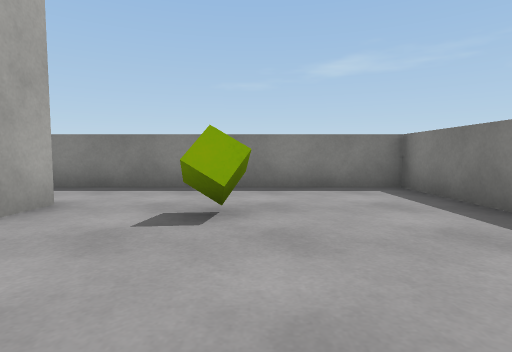
view 1 (above)

16 first-person views from a walk through a Unity game level. The camera is 0.62 m above the floor, tilts 4° down and sees 80° across. The floor is counted in squares, 1 m on a side. Each view is taken from the middle of a square. On the plan, view 1 faces up. The plan holds only what a view shows up to about 9 squares ahead; the rest is blank. The player character is not drawn. Surface patterns are stand-ins for the level's own textures.

view 2
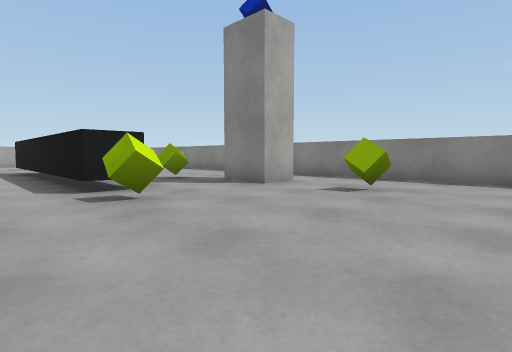

view 3
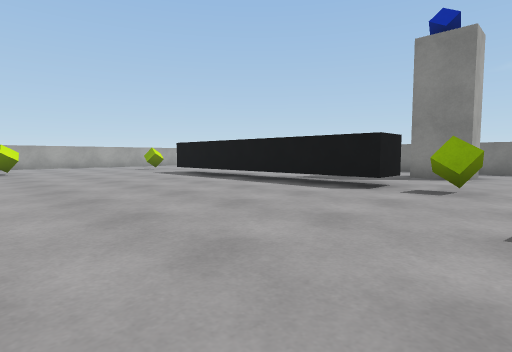

view 4
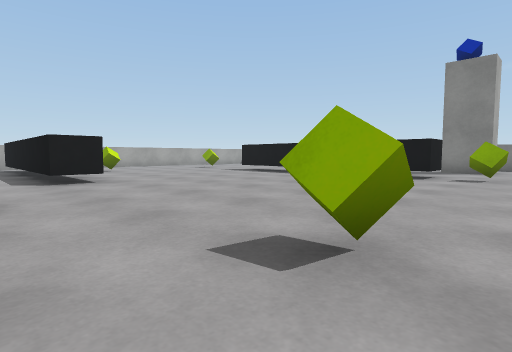

view 5
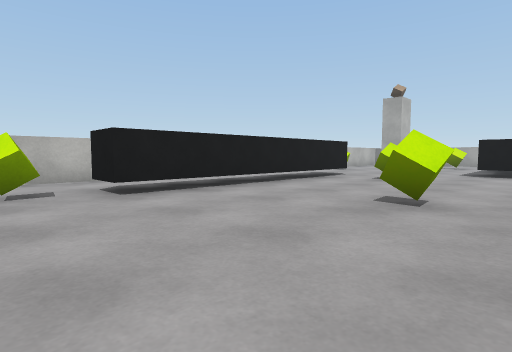

view 6
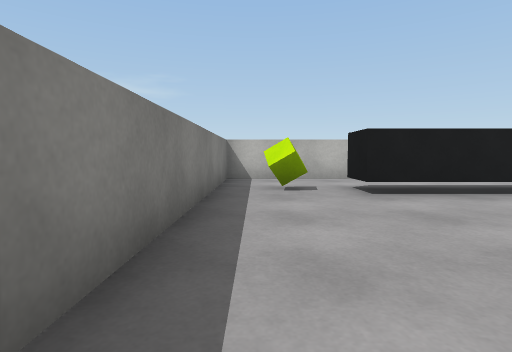

view 7
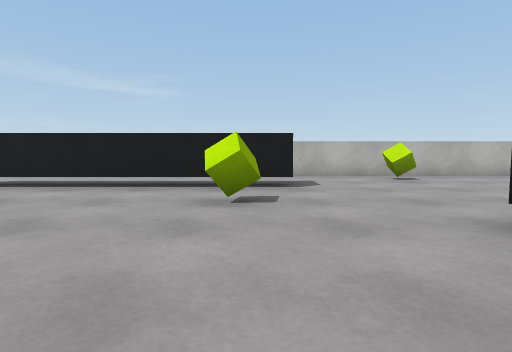

view 8
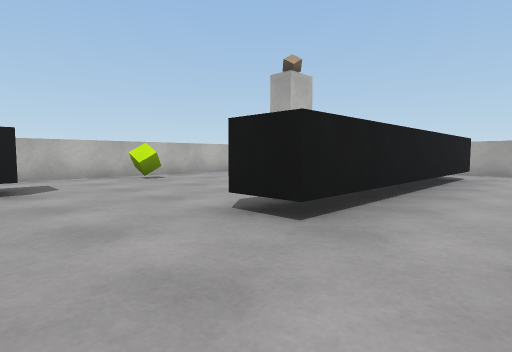

view 9
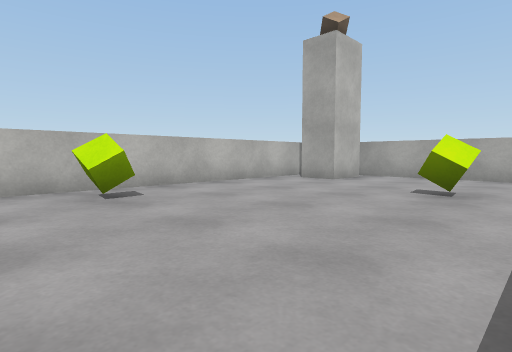

view 10
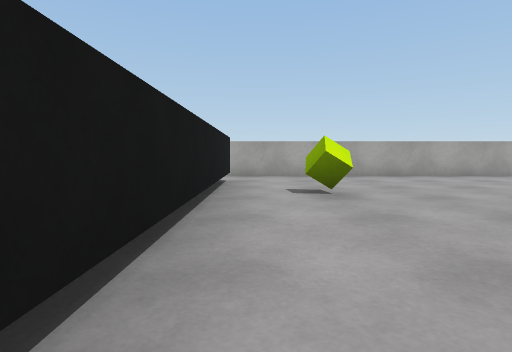

view 11
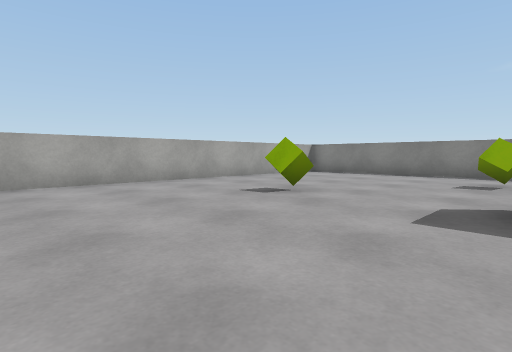

view 12
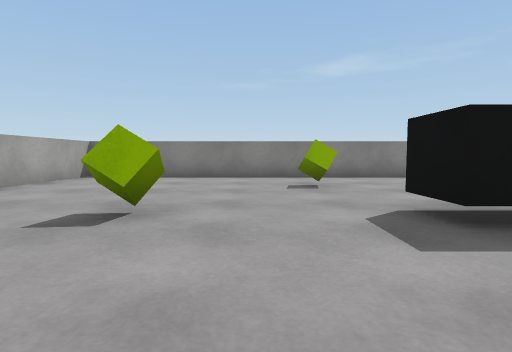

view 13
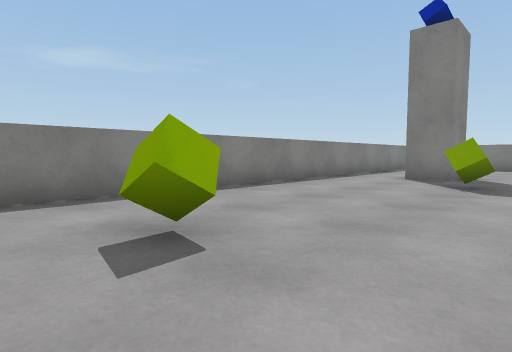

view 14
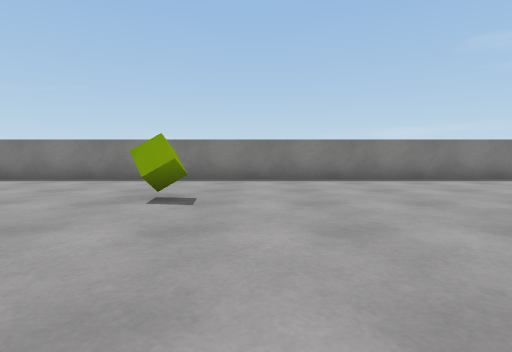

view 15
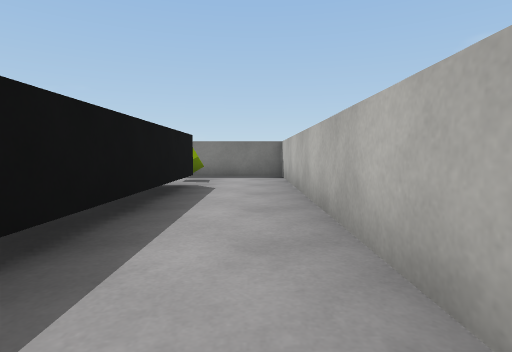

view 16
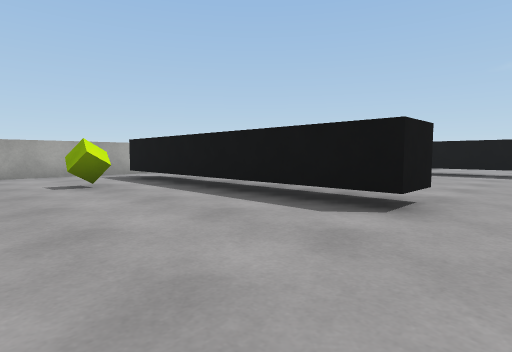

### Floor plan
Key: @ floor where view 1 was taken; # wall or solid block; . floor; C cube; T thing the floor can be seen under or through.
Columns run from 17 left of view 1 to 3 right of it. Each row starts with its distance up from view 1.
  6 #####################
  5 #...................#
  4 #...................#
  3 #.....C.......#..C..#
  2 #...........C.......#
  1 #...................#
  0 #...C..#######.C.@..#
 -1 #...................#
 -2 #...................#
 -3 #...............C...#
 -4 #...................#
 -5 #...C...............#
 -6 #...................#
 -7 #.#TTTTTT......C....#
 -8 #...................#
 -9 #...C......C........#
-10 #...................#
-11 #..........TTTTTTTC.#
-12 ###.................#
-13   #....C............#
-14   ###################

Where each view was taken, in squares from view 1:
view 1: 0 up, 0 right, facing up
view 2: 2 down, 2 right, facing up-left
view 3: 6 down, 1 left, facing up-left
view 4: 9 down, 1 left, facing up-left
view 5: 6 down, 2 right, facing down-left
view 6: 6 down, 2 right, facing down
view 7: 5 down, 6 left, facing down
view 8: 5 down, 6 left, facing down-left
view 9: 8 down, 8 left, facing down-left
view 10: 6 down, 8 left, facing left
view 11: 4 down, 10 left, facing up-left
view 12: 3 down, 12 left, facing up
view 13: 1 up, 12 left, facing up-right
view 14: 4 down, 5 left, facing right
view 15: 13 down, 6 left, facing right
view 16: 11 down, 7 left, facing up-left
